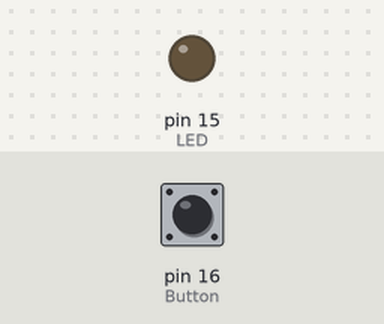
The sketch below on a simulated Arduino Uno, built with avr-gcc and run on an emulated ATmega328P. Parts: output pins drawn as LEDs (lit = HIGH). Inputs (shaded band) come from the test bench; at power-on: pin 16 (Button) LOW.

Above: at 1.2 s.
1.3 s: pin 16 (Button) pulled HIGH for 0.15 s
At 1.37 s:
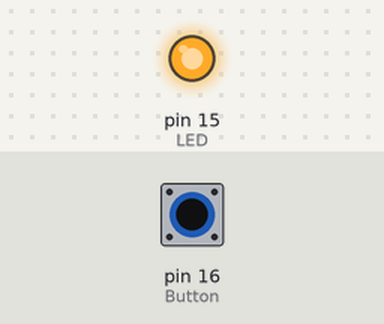
2.9 s: pin 16 (Button) pulled HIGH for 3.2 s
At 7.5 s:
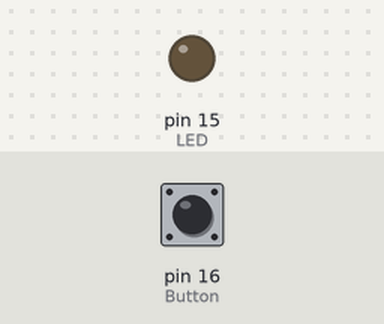
Timing chart, 0 to 9.0 s (numbered marks = the images above; inputs shaded):
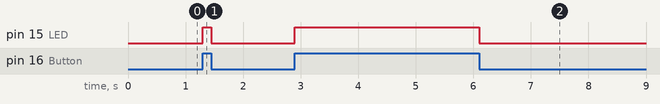

The sketch:

Pico_Button_ino.ino
```cpp
 int LED = 15 ;
 int Button = 16 ;

 void setup() {
  pinMode(LED, OUTPUT) ;
  pinMode(Button, INPUT) ;
 }

 void loop() {

 int val = digitalRead(Button) ;

  if ( val == 1)
  {
    digitalWrite(LED, HIGH) ;
  }
  else
  {
    digitalWrite(LED, LOW) ;
  }
 }
```

Measured:
- after the input at 1.3 s, pin 15 (LED): LOW → HIGH at once, → LOW 0.15 s later
- after the input at 2.9 s, pin 15 (LED): LOW → HIGH at once, → LOW 3.2 s later
